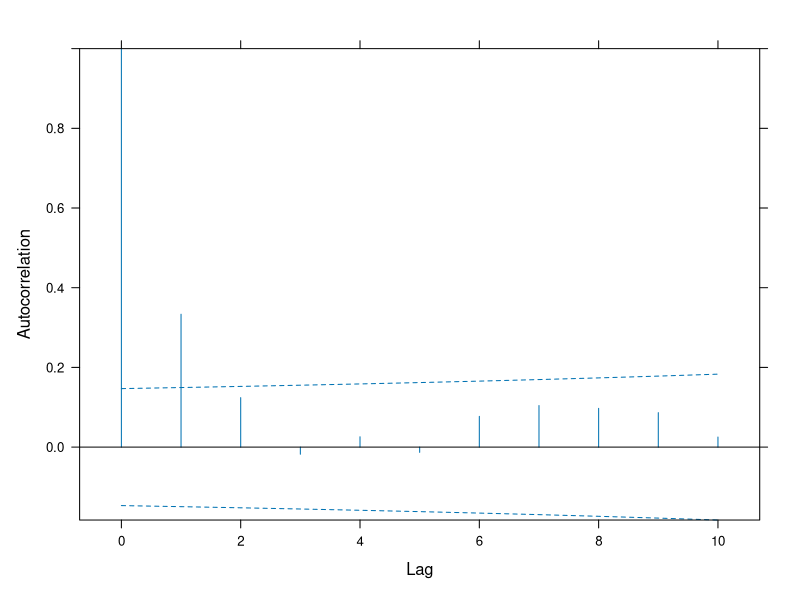

Source code (R):
library(nlme)


### Name: plot.ACF
### Title: Plot an ACF Object
### Aliases: plot.ACF
### Keywords: models

### ** Examples

fm1 <- lme(follicles ~ sin(2*pi*Time) + cos(2*pi*Time), Ovary)
plot(ACF(fm1, maxLag = 10), alpha = 0.01)
